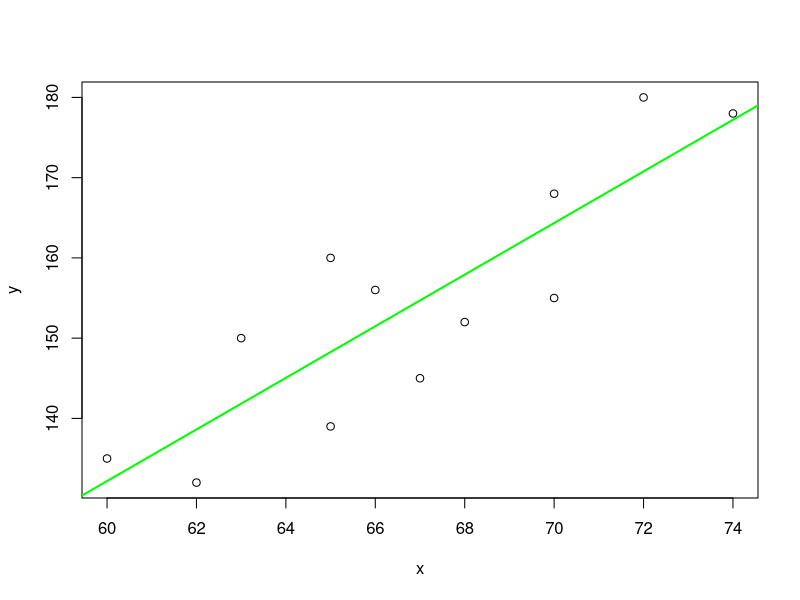

R code for this plot:
#PAGE=274
x=c(70,63,72,60,66,70,74,65,62,67,65,68)
y=c(155,150,180,135,156,168,178,160,132,145,139,152)

plot(x,y)
lm(y~x)
abline(lm(y~x),col='green',lwd=2)


x1=60
y1=130
x2=72
y2=170
c1=(y2-y1)/(x2-x1)
c2=y1-c1*x1
cat('Y =',c1,'X -',(-1)*c2)

x1=63
y1=c1*x1+c2
cat(y1,'mm')

y2=168
x2=(y2-c2)/c1
cat(x2,'mm')
